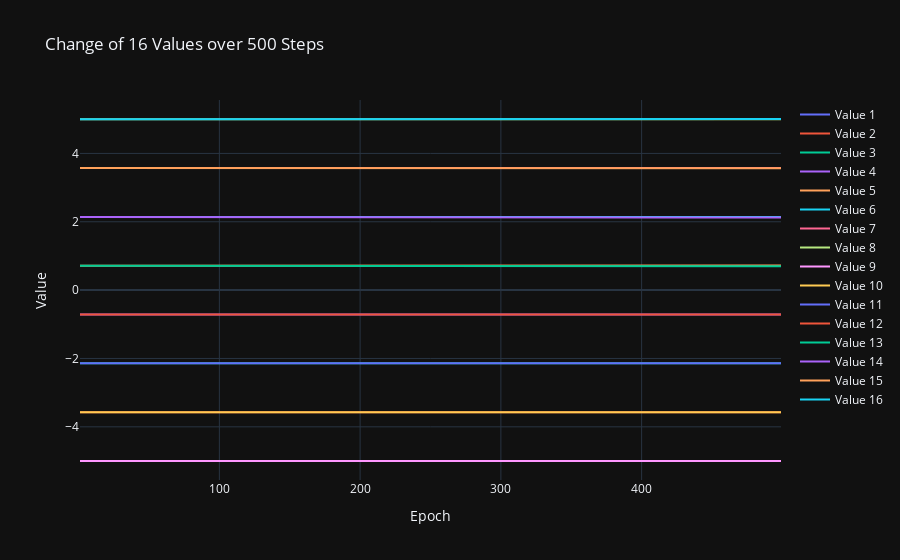

Notebook code for this chart:
### Markdown cell above
## Mean value

### Code cell
import numpy as np
import plotly.graph_objects as go

data = experiment_data_loader.experiment_data['000001']['repetition_data'][1]


means = []
for mean_idx in range(16):
    means.append(data[f"mean{mean_idx}"])

    
data = np.stack(means, axis=1)
print(data.shape)
#data = np.expand_dims(data, axis=1)

# Preparing data for plotting
epochs = np.arange(1, data.shape[0])
traces = []
for i in range(data.shape[1]):
    traces.append(go.Scatter(x=epochs, y=data[:, i], mode='lines', name=f'Value {i+1}'))

# Plotting with Plotly
layout = go.Layout(title='Change of 16 Values over 500 Steps',
                   xaxis=dict(title='Epoch'),
                   yaxis=dict(title='Value'),
                   template='plotly_dark')

fig = go.Figure(data=traces, layout=layout)
fig.show()

### Figure 1 — Plotly figure (JSON) as saved in the notebook; plotly's stock layout.template omitted (floating-point values rounded to 4 significant figures; data arrays with more than 128 entries replaced by an {"elided": "..."} marker saying what was removed)
{"data": [{"mode": "lines", "name": "Value 1", "type": "scatter", "x": {"elided": "499 int values"}, "y": {"elided": "500 int values"}}, {"mode": "lines", "name": "Value 2", "type": "scatter", "x": {"elided": "499 int values"}, "y": {"elided": "500 float values"}}, {"mode": "lines", "name": "Value 3", "type": "scatter", "x": {"elided": "499 int values"}, "y": {"elided": "500 float values"}}, {"mode": "lines", "name": "Value 4", "type": "scatter", "x": {"elided": "499 int values"}, "y": {"elided": "500 float values"}}, {"mode": "lines", "name": "Value 5", "type": "scatter", "x": {"elided": "499 int values"}, "y": {"elided": "500 float values"}}, {"mode": "lines", "name": "Value 6", "type": "scatter", "x": {"elided": "499 int values"}, "y": {"elided": "500 float values"}}, {"mode": "lines", "name": "Value 7", "type": "scatter", "x": {"elided": "499 int values"}, "y": {"elided": "500 float values"}}, {"mode": "lines", "name": "Value 8", "type": "scatter", "x": {"elided": "499 int values"}, "y": {"elided": "500 float values"}}, {"mode": "lines", "name": "Value 9", "type": "scatter", "x": {"elided": "499 int values"}, "y": {"elided": "500 int values"}}, {"mode": "lines", "name": "Value 10", "type": "scatter", "x": {"elided": "499 int values"}, "y": {"elided": "500 float values"}}, {"mode": "lines", "name": "Value 11", "type": "scatter", "x": {"elided": "499 int values"}, "y": {"elided": "500 float values"}}, {"mode": "lines", "name": "Value 12", "type": "scatter", "x": {"elided": "499 int values"}, "y": {"elided": "500 float values"}}, {"mode": "lines", "name": "Value 13", "type": "scatter", "x": {"elided": "499 int values"}, "y": {"elided": "500 float values"}}, {"mode": "lines", "name": "Value 14", "type": "scatter", "x": {"elided": "499 int values"}, "y": {"elided": "500 float values"}}, {"mode": "lines", "name": "Value 15", "type": "scatter", "x": {"elided": "499 int values"}, "y": {"elided": "500 float values"}}, {"mode": "lines", "name": "Value 16", "type": "scatter", "x": {"elided": "499 int values"}, "y": {"elided": "500 float values"}}], "layout": {"title": {"text": "Change of 16 Values over 500 Steps"}, "xaxis": {"title": {"text": "Epoch"}}, "yaxis": {"title": {"text": "Value"}}}}
